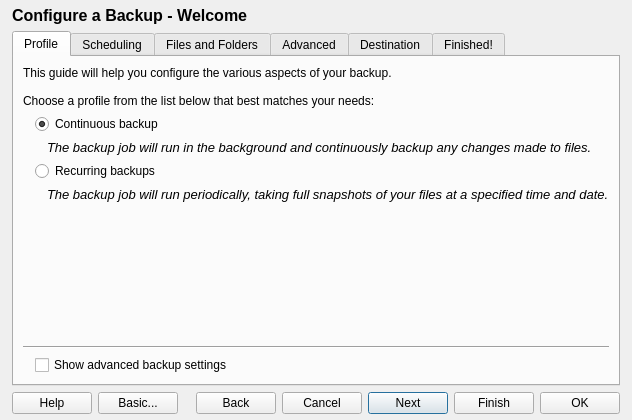
<?xml version="1.0" encoding="UTF-8"?>
<ui version="4.0">
 <class>configBackup</class>
 <widget class="QDialog" name="configBackup">
  <property name="geometry">
   <rect>
    <x>0</x>
    <y>0</y>
    <width>690</width>
    <height>481</height>
   </rect>
  </property>
  <property name="sizePolicy">
   <sizepolicy hsizetype="Fixed" vsizetype="Fixed">
    <horstretch>0</horstretch>
    <verstretch>0</verstretch>
   </sizepolicy>
  </property>
  <property name="windowTitle">
   <string>Configure a Backup - fwbackups</string>
  </property>
  <property name="windowIcon">
   <iconset resource="../../fwbackups.qrc">
    <normaloff>:/program-icons/program-icons/document-properties.png</normaloff>:/program-icons/program-icons/document-properties.png</iconset>
  </property>
  <property name="modal">
   <bool>true</bool>
  </property>
  <layout class="QVBoxLayout" name="verticalLayout_12">
   <property name="sizeConstraint">
    <enum>QLayout::SetFixedSize</enum>
   </property>
   <property name="leftMargin">
    <number>12</number>
   </property>
   <property name="topMargin">
    <number>6</number>
   </property>
   <property name="rightMargin">
    <number>12</number>
   </property>
   <property name="bottomMargin">
    <number>6</number>
   </property>
   <item>
    <widget class="QLabel" name="headerLabel">
     <property name="sizePolicy">
      <sizepolicy hsizetype="Preferred" vsizetype="Fixed">
       <horstretch>0</horstretch>
       <verstretch>0</verstretch>
      </sizepolicy>
     </property>
     <property name="font">
      <font>
       <pointsize>12</pointsize>
       <weight>75</weight>
       <bold>true</bold>
       <underline>false</underline>
      </font>
     </property>
     <property name="text">
      <string>Configure a Backup - Welcome</string>
     </property>
    </widget>
   </item>
   <item>
    <widget class="TabNTabBarWidget" name="configurationTabs">
     <property name="enabled">
      <bool>true</bool>
     </property>
     <property name="sizePolicy">
      <sizepolicy hsizetype="Expanding" vsizetype="Expanding">
       <horstretch>0</horstretch>
       <verstretch>0</verstretch>
      </sizepolicy>
     </property>
     <property name="currentIndex">
      <number>0</number>
     </property>
     <widget class="QWidget" name="profileTab">
      <attribute name="title">
       <string>Profile</string>
      </attribute>
      <layout class="QVBoxLayout" name="verticalLayout_2">
       <item>
        <widget class="QLabel" name="label_2">
         <property name="text">
          <string>This guide will help you configure the various aspects of your backup.

Choose a profile from the list below that best matches your needs:</string>
         </property>
         <property name="wordWrap">
          <bool>true</bool>
         </property>
        </widget>
       </item>
       <item>
        <layout class="QGridLayout" name="gridLayout_2">
         <property name="leftMargin">
          <number>12</number>
         </property>
         <item row="0" column="0">
          <widget class="QRadioButton" name="profileContinuousRadio">
           <property name="text">
            <string>Continuous backup</string>
           </property>
           <property name="checked">
            <bool>true</bool>
           </property>
          </widget>
         </item>
         <item row="2" column="0">
          <widget class="QRadioButton" name="profileRecurringRadio">
           <property name="text">
            <string>Recurring backups</string>
           </property>
          </widget>
         </item>
         <item row="1" column="0">
          <widget class="QLabel" name="label_10">
           <property name="font">
            <font>
             <pointsize>10</pointsize>
             <italic>true</italic>
            </font>
           </property>
           <property name="text">
            <string>The backup job will run in the background and continuously backup any changes made to files.</string>
           </property>
           <property name="indent">
            <number>12</number>
           </property>
          </widget>
         </item>
         <item row="3" column="0">
          <widget class="QLabel" name="label_16">
           <property name="font">
            <font>
             <pointsize>10</pointsize>
             <italic>true</italic>
            </font>
           </property>
           <property name="text">
            <string>The backup job will run periodically, taking full snapshots of your files at a specified time and date.</string>
           </property>
           <property name="indent">
            <number>12</number>
           </property>
          </widget>
         </item>
        </layout>
       </item>
       <item>
        <spacer name="verticalSpacer_3">
         <property name="orientation">
          <enum>Qt::Vertical</enum>
         </property>
         <property name="sizeHint" stdset="0">
          <size>
           <width>20</width>
           <height>5</height>
          </size>
         </property>
        </spacer>
       </item>
       <item>
        <widget class="Line" name="advancedOptionsLine">
         <property name="orientation">
          <enum>Qt::Horizontal</enum>
         </property>
        </widget>
       </item>
       <item>
        <layout class="QVBoxLayout" name="verticalLayout_13">
         <property name="leftMargin">
          <number>12</number>
         </property>
         <item>
          <widget class="QCheckBox" name="advancedOptionsCheck">
           <property name="text">
            <string>Show advanced backup settings</string>
           </property>
          </widget>
         </item>
        </layout>
       </item>
      </layout>
     </widget>
     <widget class="QWidget" name="schedulingTab">
      <attribute name="title">
       <string>Scheduling</string>
      </attribute>
      <layout class="QVBoxLayout" name="verticalLayout_7">
       <item>
        <widget class="QLabel" name="timeDescLabel">
         <property name="text">
          <string>The backup will run at the times specified below. Please note that the backup cannot run if the computer is turned off at the selected time.</string>
         </property>
         <property name="wordWrap">
          <bool>true</bool>
         </property>
        </widget>
       </item>
       <item>
        <layout class="QGridLayout" name="gridLayout">
         <property name="verticalSpacing">
          <number>0</number>
         </property>
         <item row="0" column="0">
          <widget class="QLabel" name="timeFrequencyLabel">
           <property name="sizePolicy">
            <sizepolicy hsizetype="Maximum" vsizetype="Preferred">
             <horstretch>0</horstretch>
             <verstretch>0</verstretch>
            </sizepolicy>
           </property>
           <property name="text">
            <string>Frequency:</string>
           </property>
          </widget>
         </item>
         <item row="0" column="1">
          <widget class="QComboBox" name="timeSimpleFrequencyCombo">
           <property name="minimumSize">
            <size>
             <width>130</width>
             <height>0</height>
            </size>
           </property>
           <item>
            <property name="text">
             <string>Hourly</string>
            </property>
           </item>
           <item>
            <property name="text">
             <string>Daily</string>
            </property>
           </item>
           <item>
            <property name="text">
             <string>Weekly</string>
            </property>
           </item>
           <item>
            <property name="text">
             <string>Monthly</string>
            </property>
           </item>
           <item>
            <property name="text">
             <string>Custom (crontab configuration)</string>
            </property>
           </item>
          </widget>
         </item>
         <item row="1" column="0" colspan="2">
          <widget class="QStackedWidget" name="timeStackedWidget">
           <property name="currentIndex">
            <number>0</number>
           </property>
           <widget class="QWidget" name="page">
            <layout class="QVBoxLayout" name="verticalLayout_5">
             <item>
              <layout class="QGridLayout" name="gridLayout_8">
               <item row="1" column="0">
                <widget class="QLabel" name="timeSimpleMinHourLabel">
                 <property name="text">
                  <string>Time:</string>
                 </property>
                </widget>
               </item>
               <item row="2" column="0">
                <widget class="QLabel" name="timeSimpleDoWLabel">
                 <property name="text">
                  <string>Day of week:</string>
                 </property>
                </widget>
               </item>
               <item row="2" column="1">
                <widget class="QComboBox" name="timeSimpleDoWCombo">
                 <property name="sizePolicy">
                  <sizepolicy hsizetype="Expanding" vsizetype="Fixed">
                   <horstretch>0</horstretch>
                   <verstretch>0</verstretch>
                  </sizepolicy>
                 </property>
                 <property name="minimumSize">
                  <size>
                   <width>130</width>
                   <height>0</height>
                  </size>
                 </property>
                 <item>
                  <property name="text">
                   <string>Monday</string>
                  </property>
                 </item>
                 <item>
                  <property name="text">
                   <string>Tuesday</string>
                  </property>
                 </item>
                 <item>
                  <property name="text">
                   <string>Wednesday</string>
                  </property>
                 </item>
                 <item>
                  <property name="text">
                   <string>Thursday</string>
                  </property>
                 </item>
                 <item>
                  <property name="text">
                   <string>Friday</string>
                  </property>
                 </item>
                 <item>
                  <property name="text">
                   <string>Saturday</string>
                  </property>
                 </item>
                 <item>
                  <property name="text">
                   <string>Sunday</string>
                  </property>
                 </item>
                </widget>
               </item>
               <item row="3" column="0">
                <widget class="QLabel" name="timeSimpleDayLabel">
                 <property name="text">
                  <string>Day of month:</string>
                 </property>
                </widget>
               </item>
               <item row="3" column="1">
                <widget class="QComboBox" name="timeSimpleDayCombo">
                 <property name="sizePolicy">
                  <sizepolicy hsizetype="Expanding" vsizetype="Fixed">
                   <horstretch>0</horstretch>
                   <verstretch>0</verstretch>
                  </sizepolicy>
                 </property>
                 <property name="minimumSize">
                  <size>
                   <width>130</width>
                   <height>0</height>
                  </size>
                 </property>
                 <item>
                  <property name="text">
                   <string>1</string>
                  </property>
                 </item>
                 <item>
                  <property name="text">
                   <string>2</string>
                  </property>
                 </item>
                 <item>
                  <property name="text">
                   <string>3</string>
                  </property>
                 </item>
                 <item>
                  <property name="text">
                   <string>4</string>
                  </property>
                 </item>
                 <item>
                  <property name="text">
                   <string>5</string>
                  </property>
                 </item>
                 <item>
                  <property name="text">
                   <string>6</string>
                  </property>
                 </item>
                 <item>
                  <property name="text">
                   <string>7</string>
                  </property>
                 </item>
                 <item>
                  <property name="text">
                   <string>8</string>
                  </property>
                 </item>
                 <item>
                  <property name="text">
                   <string>9</string>
                  </property>
                 </item>
                 <item>
                  <property name="text">
                   <string>10</string>
                  </property>
                 </item>
                 <item>
                  <property name="text">
                   <string>11</string>
                  </property>
                 </item>
                 <item>
                  <property name="text">
                   <string>12</string>
                  </property>
                 </item>
                 <item>
                  <property name="text">
                   <string>13</string>
                  </property>
                 </item>
                 <item>
                  <property name="text">
                   <string>14</string>
                  </property>
                 </item>
                 <item>
                  <property name="text">
                   <string>15</string>
                  </property>
                 </item>
                 <item>
                  <property name="text">
                   <string>16</string>
                  </property>
                 </item>
                 <item>
                  <property name="text">
                   <string>17</string>
                  </property>
                 </item>
                 <item>
                  <property name="text">
                   <string>18</string>
                  </property>
                 </item>
                 <item>
                  <property name="text">
                   <string>19</string>
                  </property>
                 </item>
                 <item>
                  <property name="text">
                   <string>20</string>
                  </property>
                 </item>
                 <item>
                  <property name="text">
                   <string>21</string>
                  </property>
                 </item>
                 <item>
                  <property name="text">
                   <string>22</string>
                  </property>
                 </item>
                 <item>
                  <property name="text">
                   <string>23</string>
                  </property>
                 </item>
                 <item>
                  <property name="text">
                   <string>24</string>
                  </property>
                 </item>
                 <item>
                  <property name="text">
                   <string>25</string>
                  </property>
                 </item>
                 <item>
                  <property name="text">
                   <string>26</string>
                  </property>
                 </item>
                 <item>
                  <property name="text">
                   <string>27</string>
                  </property>
                 </item>
                 <item>
                  <property name="text">
                   <string>28</string>
                  </property>
                 </item>
                 <item>
                  <property name="text">
                   <string>29</string>
                  </property>
                 </item>
                 <item>
                  <property name="text">
                   <string>30</string>
                  </property>
                 </item>
                 <item>
                  <property name="text">
                   <string>31</string>
                  </property>
                 </item>
                </widget>
               </item>
               <item row="1" column="1">
                <widget class="QTimeEdit" name="timeSimpleMinHourTimeEdit">
                 <property name="sizePolicy">
                  <sizepolicy hsizetype="Expanding" vsizetype="Fixed">
                   <horstretch>0</horstretch>
                   <verstretch>0</verstretch>
                  </sizepolicy>
                 </property>
                 <property name="correctionMode">
                  <enum>QAbstractSpinBox::CorrectToNearestValue</enum>
                 </property>
                </widget>
               </item>
               <item row="4" column="0">
                <widget class="QLabel" name="timeSimpleMonthLabel">
                 <property name="text">
                  <string>Month:</string>
                 </property>
                </widget>
               </item>
               <item row="4" column="1">
                <widget class="QComboBox" name="timeSimpleMonthCombo">
                 <property name="sizePolicy">
                  <sizepolicy hsizetype="Expanding" vsizetype="Fixed">
                   <horstretch>0</horstretch>
                   <verstretch>0</verstretch>
                  </sizepolicy>
                 </property>
                 <property name="minimumSize">
                  <size>
                   <width>130</width>
                   <height>0</height>
                  </size>
                 </property>
                 <item>
                  <property name="text">
                   <string>January</string>
                  </property>
                 </item>
                 <item>
                  <property name="text">
                   <string>February</string>
                  </property>
                 </item>
                 <item>
                  <property name="text">
                   <string>March</string>
                  </property>
                 </item>
                 <item>
                  <property name="text">
                   <string>April</string>
                  </property>
                 </item>
                 <item>
                  <property name="text">
                   <string>May</string>
                  </property>
                 </item>
                 <item>
                  <property name="text">
                   <string>June</string>
                  </property>
                 </item>
                 <item>
                  <property name="text">
                   <string>July</string>
                  </property>
                 </item>
                 <item>
                  <property name="text">
                   <string>August</string>
                  </property>
                 </item>
                 <item>
                  <property name="text">
                   <string>September</string>
                  </property>
                 </item>
                 <item>
                  <property name="text">
                   <string>October</string>
                  </property>
                 </item>
                 <item>
                  <property name="text">
                   <string>Novemeber</string>
                  </property>
                 </item>
                 <item>
                  <property name="text">
                   <string>December</string>
                  </property>
                 </item>
                </widget>
               </item>
               <item row="0" column="0">
                <widget class="QLabel" name="timeSimpleMinuteLabel">
                 <property name="text">
                  <string>Minute:</string>
                 </property>
                </widget>
               </item>
               <item row="0" column="1">
                <widget class="QSpinBox" name="timeSimpleMinuteSpin">
                 <property name="sizePolicy">
                  <sizepolicy hsizetype="Expanding" vsizetype="Fixed">
                   <horstretch>0</horstretch>
                   <verstretch>0</verstretch>
                  </sizepolicy>
                 </property>
                </widget>
               </item>
               <item row="5" column="0" colspan="2">
                <spacer name="verticalSpacer">
                 <property name="orientation">
                  <enum>Qt::Vertical</enum>
                 </property>
                 <property name="sizeHint" stdset="0">
                  <size>
                   <width>20</width>
                   <height>5</height>
                  </size>
                 </property>
                </spacer>
               </item>
              </layout>
             </item>
            </layout>
           </widget>
           <widget class="QWidget" name="page_2">
            <layout class="QVBoxLayout" name="verticalLayout_9">
             <item>
              <widget class="QLabel" name="label_5">
               <property name="text">
                <string>Complete the entries below as if writing a crontab entry.</string>
               </property>
              </widget>
             </item>
             <item>
              <layout class="QGridLayout" name="gridLayout_7">
               <item row="0" column="0">
                <widget class="QLabel" name="label_26">
                 <property name="text">
                  <string>Minutes:</string>
                 </property>
                </widget>
               </item>
               <item row="2" column="0">
                <widget class="QLabel" name="label_35">
                 <property name="text">
                  <string>Days of week:</string>
                 </property>
                </widget>
               </item>
               <item row="0" column="1">
                <widget class="QLineEdit" name="timesManualMinuteLineEdit">
                 <property name="sizePolicy">
                  <sizepolicy hsizetype="Expanding" vsizetype="Fixed">
                   <horstretch>0</horstretch>
                   <verstretch>0</verstretch>
                  </sizepolicy>
                 </property>
                </widget>
               </item>
               <item row="1" column="1">
                <widget class="QLineEdit" name="timesManualDoMLineEdit"/>
               </item>
               <item row="2" column="1">
                <widget class="QLineEdit" name="timesManualDoWLineEdit"/>
               </item>
               <item row="0" column="2">
                <widget class="QLabel" name="label_15">
                 <property name="text">
                  <string>Hours:</string>
                 </property>
                </widget>
               </item>
               <item row="0" column="3">
                <widget class="QLineEdit" name="timesManualHourLineEdit"/>
               </item>
               <item row="1" column="0">
                <widget class="QLabel" name="label_18">
                 <property name="text">
                  <string>Days of month:</string>
                 </property>
                </widget>
               </item>
               <item row="1" column="2">
                <widget class="QLabel" name="label_30">
                 <property name="text">
                  <string>Months:</string>
                 </property>
                </widget>
               </item>
               <item row="1" column="3">
                <widget class="QLineEdit" name="timesManualMonthLineEdit"/>
               </item>
               <item row="3" column="0" colspan="4">
                <spacer name="verticalSpacer_6">
                 <property name="orientation">
                  <enum>Qt::Vertical</enum>
                 </property>
                 <property name="sizeHint" stdset="0">
                  <size>
                   <width>20</width>
                   <height>5</height>
                  </size>
                 </property>
                </spacer>
               </item>
              </layout>
             </item>
            </layout>
           </widget>
          </widget>
         </item>
        </layout>
       </item>
      </layout>
     </widget>
     <widget class="QWidget" name="pathsTab">
      <attribute name="title">
       <string>Files and Folders</string>
      </attribute>
      <layout class="QVBoxLayout" name="verticalLayout_6">
       <item>
        <widget class="QLabel" name="label">
         <property name="text">
          <string>Select what files, folders or other digital data you would like to include in the backup.</string>
         </property>
        </widget>
       </item>
       <item>
        <layout class="QGridLayout" name="gridLayout_3">
         <property name="leftMargin">
          <number>12</number>
         </property>
         <property name="verticalSpacing">
          <number>2</number>
         </property>
         <item row="0" column="1" rowspan="2">
          <widget class="Line" name="line_2">
           <property name="minimumSize">
            <size>
             <width>12</width>
             <height>0</height>
            </size>
           </property>
           <property name="frameShadow">
            <enum>QFrame::Plain</enum>
           </property>
           <property name="orientation">
            <enum>Qt::Vertical</enum>
           </property>
          </widget>
         </item>
         <item row="0" column="0">
          <widget class="QCheckBox" name="presetHomeCheck">
           <property name="text">
            <string>Entire home/profile folder</string>
           </property>
          </widget>
         </item>
         <item row="1" column="0">
          <layout class="QGridLayout" name="gridLayout_15">
           <property name="leftMargin">
            <number>12</number>
           </property>
           <property name="spacing">
            <number>-1</number>
           </property>
           <item row="1" column="0">
            <widget class="QCheckBox" name="presetMusicCheck">
             <property name="text">
              <string>Music</string>
             </property>
            </widget>
           </item>
           <item row="2" column="0" colspan="2">
            <widget class="QCheckBox" name="presetVideosCheck">
             <property name="text">
              <string>Movies/Videos</string>
             </property>
            </widget>
           </item>
           <item row="1" column="1">
            <widget class="QCheckBox" name="presetPicturesCheck">
             <property name="text">
              <string>Pictures</string>
             </property>
            </widget>
           </item>
           <item row="0" column="0">
            <widget class="QCheckBox" name="presetDeskopCheck">
             <property name="sizePolicy">
              <sizepolicy hsizetype="Preferred" vsizetype="Fixed">
               <horstretch>0</horstretch>
               <verstretch>0</verstretch>
              </sizepolicy>
             </property>
             <property name="minimumSize">
              <size>
               <width>100</width>
               <height>0</height>
              </size>
             </property>
             <property name="text">
              <string>Desktop</string>
             </property>
            </widget>
           </item>
           <item row="0" column="1">
            <widget class="QCheckBox" name="presetDocumentsCheck">
             <property name="sizePolicy">
              <sizepolicy hsizetype="Preferred" vsizetype="Fixed">
               <horstretch>0</horstretch>
               <verstretch>0</verstretch>
              </sizepolicy>
             </property>
             <property name="text">
              <string>Documents</string>
             </property>
            </widget>
           </item>
          </layout>
         </item>
         <item row="0" column="2" rowspan="2">
          <layout class="QGridLayout" name="gridLayout_6">
           <item row="0" column="0">
            <widget class="QCheckBox" name="presetBookmarksCheck">
             <property name="text">
              <string>Bookmarks/favorites</string>
             </property>
            </widget>
           </item>
           <item row="0" column="1">
            <widget class="QPushButton" name="presetBookmarksProgramsButton">
             <property name="text">
              <string>Choose Programs...</string>
             </property>
            </widget>
           </item>
           <item row="1" column="1">
            <widget class="QPushButton" name="presetEmailProgramsButton">
             <property name="text">
              <string>Choose Programs...</string>
             </property>
            </widget>
           </item>
           <item row="2" column="0">
            <widget class="QCheckBox" name="presetSettingsCheck">
             <property name="text">
              <string>Settings</string>
             </property>
            </widget>
           </item>
           <item row="2" column="1">
            <widget class="QPushButton" name="presetSettingsProgramsButton">
             <property name="text">
              <string>Choose Items...</string>
             </property>
            </widget>
           </item>
           <item row="1" column="0">
            <widget class="QCheckBox" name="presetEmailCheck">
             <property name="text">
              <string>E-mail messages and contacts</string>
             </property>
            </widget>
           </item>
          </layout>
         </item>
        </layout>
       </item>
       <item>
        <widget class="QLabel" name="label_6">
         <property name="text">
          <string>In addition to the above, the following files and folders will also be included in the backup:</string>
         </property>
        </widget>
       </item>
       <item>
        <layout class="QHBoxLayout" name="horizontalLayout_2">
         <property name="leftMargin">
          <number>12</number>
         </property>
         <item>
          <layout class="QVBoxLayout" name="verticalLayout_14">
           <item>
            <widget class="QPushButton" name="addFilesButton">
             <property name="sizePolicy">
              <sizepolicy hsizetype="Minimum" vsizetype="Fixed">
               <horstretch>0</horstretch>
               <verstretch>0</verstretch>
              </sizepolicy>
             </property>
             <property name="text">
              <string>Add Files...</string>
             </property>
            </widget>
           </item>
           <item>
            <widget class="QPushButton" name="addFoldersButton">
             <property name="sizePolicy">
              <sizepolicy hsizetype="Minimum" vsizetype="Fixed">
               <horstretch>0</horstretch>
               <verstretch>0</verstretch>
              </sizepolicy>
             </property>
             <property name="text">
              <string>Add a Folder...</string>
             </property>
            </widget>
           </item>
           <item>
            <widget class="QPushButton" name="removeItemsButton">
             <property name="sizePolicy">
              <sizepolicy hsizetype="Minimum" vsizetype="Fixed">
               <horstretch>0</horstretch>
               <verstretch>0</verstretch>
              </sizepolicy>
             </property>
             <property name="text">
              <string>Remove Items</string>
             </property>
            </widget>
           </item>
           <item>
            <spacer name="verticalSpacer_4">
             <property name="orientation">
              <enum>Qt::Vertical</enum>
             </property>
             <property name="sizeType">
              <enum>QSizePolicy::Expanding</enum>
             </property>
             <property name="sizeHint" stdset="0">
              <size>
               <width>20</width>
               <height>5</height>
              </size>
             </property>
            </spacer>
           </item>
          </layout>
         </item>
         <item>
          <widget class="QTreeView" name="pathsTreeView">
           <property name="alternatingRowColors">
            <bool>true</bool>
           </property>
           <property name="selectionMode">
            <enum>QAbstractItemView::SingleSelection</enum>
           </property>
           <property name="textElideMode">
            <enum>Qt::ElideMiddle</enum>
           </property>
          </widget>
         </item>
        </layout>
       </item>
      </layout>
     </widget>
     <widget class="QWidget" name="advancedOptionsTab">
      <attribute name="title">
       <string>Advanced</string>
      </attribute>
      <layout class="QVBoxLayout" name="verticalLayout_3">
       <item>
        <widget class="QLabel" name="label_29">
         <property name="text">
          <string>Advanced options:</string>
         </property>
        </widget>
       </item>
       <item>
        <layout class="QGridLayout" name="gridLayout_11">
         <property name="leftMargin">
          <number>12</number>
         </property>
         <property name="bottomMargin">
          <number>18</number>
         </property>
         <property name="horizontalSpacing">
          <number>24</number>
         </property>
         <item row="1" column="0" colspan="2">
          <widget class="QCheckBox" name="includeHiddenCheck">
           <property name="text">
            <string>Include hidden files and folders</string>
           </property>
           <property name="checked">
            <bool>true</bool>
           </property>
          </widget>
         </item>
         <item row="0" column="0" colspan="2">
          <widget class="QCheckBox" name="recursiveCheck">
           <property name="text">
            <string>Recursive (include subfolders and files inside)</string>
           </property>
           <property name="checked">
            <bool>true</bool>
           </property>
          </widget>
         </item>
        </layout>
       </item>
       <item>
        <widget class="QLabel" name="label_3">
         <property name="text">
          <string>You can enter regular expressions patterns below, one per line, to exclude matching files from the backup:</string>
         </property>
         <property name="wordWrap">
          <bool>true</bool>
         </property>
        </widget>
       </item>
       <item>
        <widget class="QTextEdit" name="excludeTextEdit"/>
       </item>
       <item>
        <spacer name="verticalSpacer_5">
         <property name="orientation">
          <enum>Qt::Vertical</enum>
         </property>
         <property name="sizeHint" stdset="0">
          <size>
           <width>20</width>
           <height>5</height>
          </size>
         </property>
        </spacer>
       </item>
      </layout>
     </widget>
     <widget class="QWidget" name="destinationTab">
      <attribute name="title">
       <string>Destination</string>
      </attribute>
      <layout class="QVBoxLayout" name="verticalLayout">
       <item>
        <widget class="QLabel" name="label_7">
         <property name="text">
          <string>Choose where you would like to backup to. For more information, click the Help button.</string>
         </property>
         <property name="wordWrap">
          <bool>true</bool>
         </property>
        </widget>
       </item>
       <item>
        <layout class="QGridLayout" name="gridLayout_12">
         <item row="1" column="0">
          <widget class="QLabel" name="hostnameLabel">
           <property name="text">
            <string>Hostname:</string>
           </property>
          </widget>
         </item>
         <item row="2" column="0">
          <widget class="QLabel" name="usernameLabel">
           <property name="text">
            <string>Account ID:</string>
           </property>
          </widget>
         </item>
         <item row="1" column="1">
          <widget class="QLineEdit" name="hostnameLineEdit"/>
         </item>
         <item row="2" column="1">
          <widget class="QLineEdit" name="accountIDLineEdit"/>
         </item>
         <item row="1" column="2">
          <layout class="QHBoxLayout" name="horizontalLayout_8">
           <item>
            <widget class="QLabel" name="portLabel">
             <property name="sizePolicy">
              <sizepolicy hsizetype="Maximum" vsizetype="Preferred">
               <horstretch>0</horstretch>
               <verstretch>0</verstretch>
              </sizepolicy>
             </property>
             <property name="text">
              <string>Port:</string>
             </property>
             <property name="alignment">
              <set>Qt::AlignRight|Qt::AlignTrailing|Qt::AlignVCenter</set>
             </property>
            </widget>
           </item>
           <item>
            <widget class="QSpinBox" name="portSpin">
             <property name="buttonSymbols">
              <enum>QAbstractSpinBox::UpDownArrows</enum>
             </property>
             <property name="maximum">
              <number>65535</number>
             </property>
             <property name="value">
              <number>22</number>
             </property>
            </widget>
           </item>
          </layout>
         </item>
         <item row="3" column="1">
          <widget class="QProgressBar" name="testSettingsProgressBar">
           <property name="value">
            <number>0</number>
           </property>
          </widget>
         </item>
         <item row="3" column="2">
          <widget class="QPushButton" name="testSettingsButton">
           <property name="text">
            <string>Test Settings</string>
           </property>
           <property name="icon">
            <iconset resource="../../fwbackups.qrc">
             <normaloff>:/program-icons/program-icons/network-server.png</normaloff>:/program-icons/program-icons/network-server.png</iconset>
           </property>
          </widget>
         </item>
         <item row="0" column="0">
          <widget class="QLabel" name="encryptionKeyLabel">
           <property name="text">
            <string>Key:</string>
           </property>
          </widget>
         </item>
         <item row="4" column="0" colspan="3">
          <spacer name="verticalSpacer_9">
           <property name="orientation">
            <enum>Qt::Vertical</enum>
           </property>
           <property name="sizeHint" stdset="0">
            <size>
             <width>20</width>
             <height>5</height>
            </size>
           </property>
          </spacer>
         </item>
         <item row="0" column="1">
          <widget class="QComboBox" name="encryptionKeyCombo">
           <item>
            <property name="text">
             <string>Select a key...</string>
            </property>
           </item>
          </widget>
         </item>
         <item row="0" column="2">
          <widget class="QPushButton" name="encryptionKeyButton">
           <property name="text">
            <string>Manage keys...</string>
           </property>
          </widget>
         </item>
        </layout>
       </item>
      </layout>
     </widget>
     <widget class="QWidget" name="finishedTab">
      <attribute name="title">
       <string>Finished!</string>
      </attribute>
      <layout class="QVBoxLayout" name="verticalLayout_8">
       <item>
        <widget class="QLabel" name="label_14">
         <property name="text">
          <string>Congratulations! Your backup has been configured.
</string>
         </property>
        </widget>
       </item>
       <item>
        <widget class="QLabel" name="setNameDescLabel">
         <property name="text">
          <string>Enter a name for the set below and then click Finish to close this window.</string>
         </property>
        </widget>
       </item>
       <item>
        <layout class="QHBoxLayout" name="horizontalLayout_3">
         <item>
          <widget class="QLabel" name="setNameLabel">
           <property name="text">
            <string>Set Name:</string>
           </property>
          </widget>
         </item>
         <item>
          <widget class="QLineEdit" name="setNameLineEdit"/>
         </item>
        </layout>
       </item>
       <item>
        <spacer name="verticalSpacer_8">
         <property name="orientation">
          <enum>Qt::Vertical</enum>
         </property>
         <property name="sizeHint" stdset="0">
          <size>
           <width>20</width>
           <height>5</height>
          </size>
         </property>
        </spacer>
       </item>
      </layout>
     </widget>
    </widget>
   </item>
   <item>
    <layout class="QHBoxLayout" name="horizontalLayout">
     <item>
      <widget class="QPushButton" name="helpButton">
       <property name="text">
        <string>Help</string>
       </property>
      </widget>
     </item>
     <item>
      <widget class="QPushButton" name="toggleAdvancedButton">
       <property name="text">
        <string>Basic...</string>
       </property>
      </widget>
     </item>
     <item>
      <spacer name="horizontalSpacer">
       <property name="orientation">
        <enum>Qt::Horizontal</enum>
       </property>
       <property name="sizeHint" stdset="0">
        <size>
         <width>5</width>
         <height>20</height>
        </size>
       </property>
      </spacer>
     </item>
     <item>
      <widget class="QPushButton" name="backButton">
       <property name="text">
        <string>Back</string>
       </property>
       <property name="icon">
        <iconset resource="../../fwbackups.qrc">
         <normaloff>:/program-icons/program-icons/back.png</normaloff>:/program-icons/program-icons/back.png</iconset>
       </property>
      </widget>
     </item>
     <item>
      <widget class="QPushButton" name="cancelButton">
       <property name="text">
        <string>Cancel</string>
       </property>
      </widget>
     </item>
     <item>
      <widget class="QPushButton" name="nextButton">
       <property name="text">
        <string>Next</string>
       </property>
       <property name="icon">
        <iconset resource="../../fwbackups.qrc">
         <normaloff>:/program-icons/program-icons/next.png</normaloff>:/program-icons/program-icons/next.png</iconset>
       </property>
       <property name="default">
        <bool>true</bool>
       </property>
      </widget>
     </item>
     <item>
      <widget class="QPushButton" name="finishButton">
       <property name="text">
        <string>Finish</string>
       </property>
      </widget>
     </item>
     <item>
      <widget class="QPushButton" name="okButton">
       <property name="text">
        <string>OK</string>
       </property>
      </widget>
     </item>
    </layout>
   </item>
  </layout>
 </widget>
 <customwidgets>
  <customwidget>
   <class>TabNTabBarWidget</class>
   <extends>QTabWidget</extends>
   <header>interface/qt4/custom_widgets.h</header>
   <container>1</container>
  </customwidget>
 </customwidgets>
 <tabstops>
  <tabstop>configurationTabs</tabstop>
  <tabstop>helpButton</tabstop>
  <tabstop>backButton</tabstop>
  <tabstop>cancelButton</tabstop>
  <tabstop>nextButton</tabstop>
  <tabstop>finishButton</tabstop>
  <tabstop>okButton</tabstop>
 </tabstops>
 <resources>
  <include location="../../fwbackups.qrc"/>
 </resources>
 <connections/>
</ui>
